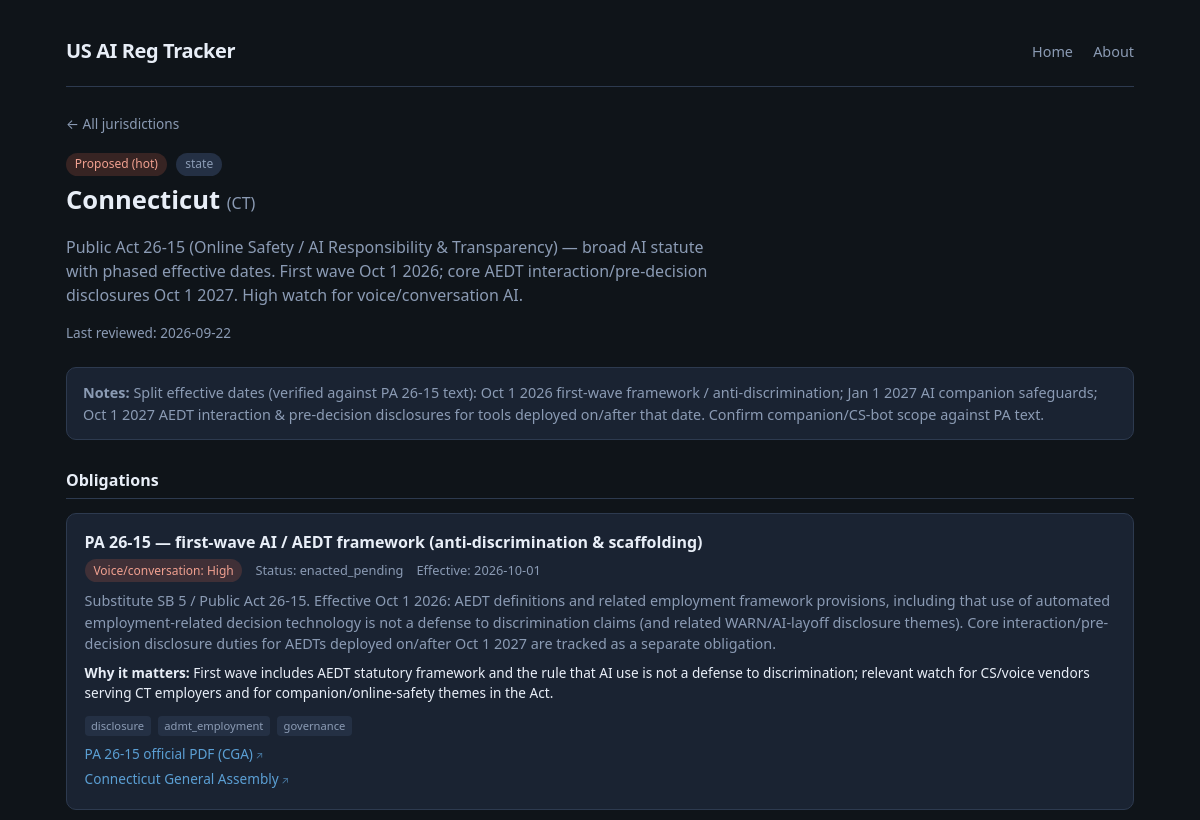
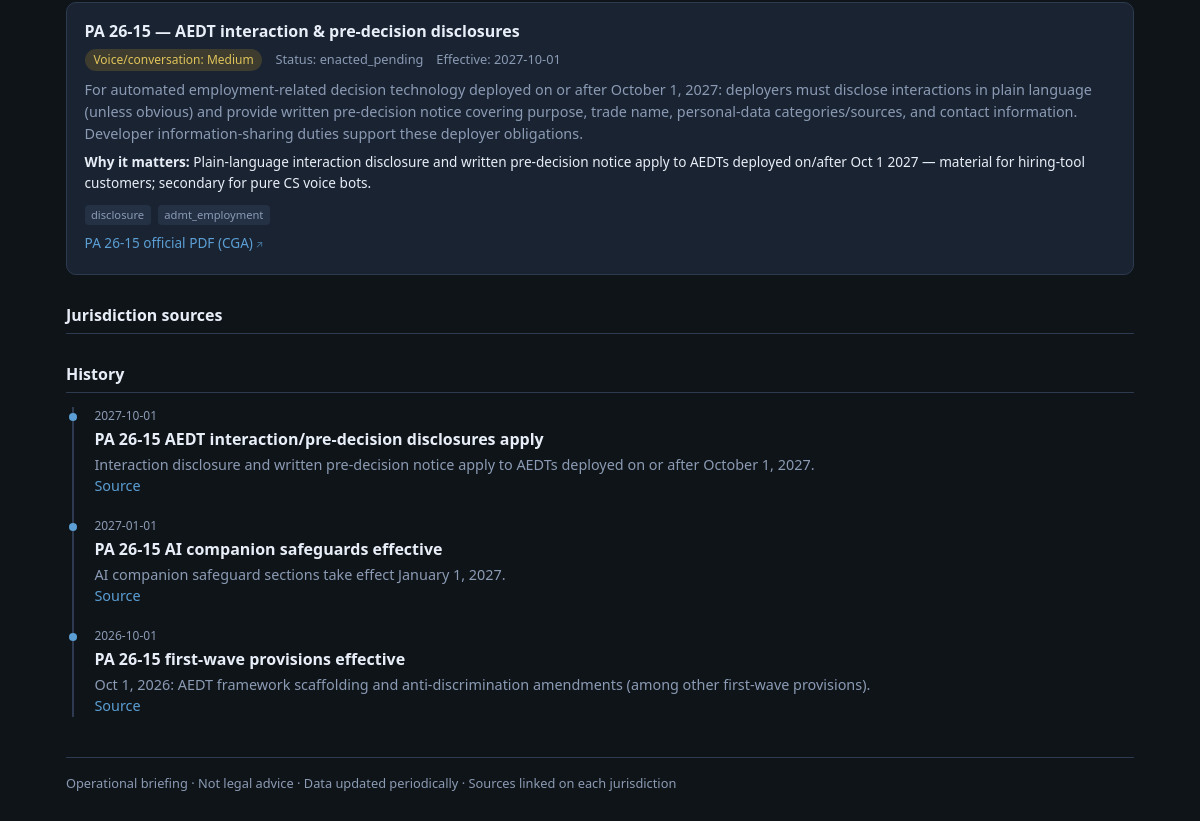
The page /j/CT on the database as committed earlier (2 pictures, top to bottom).
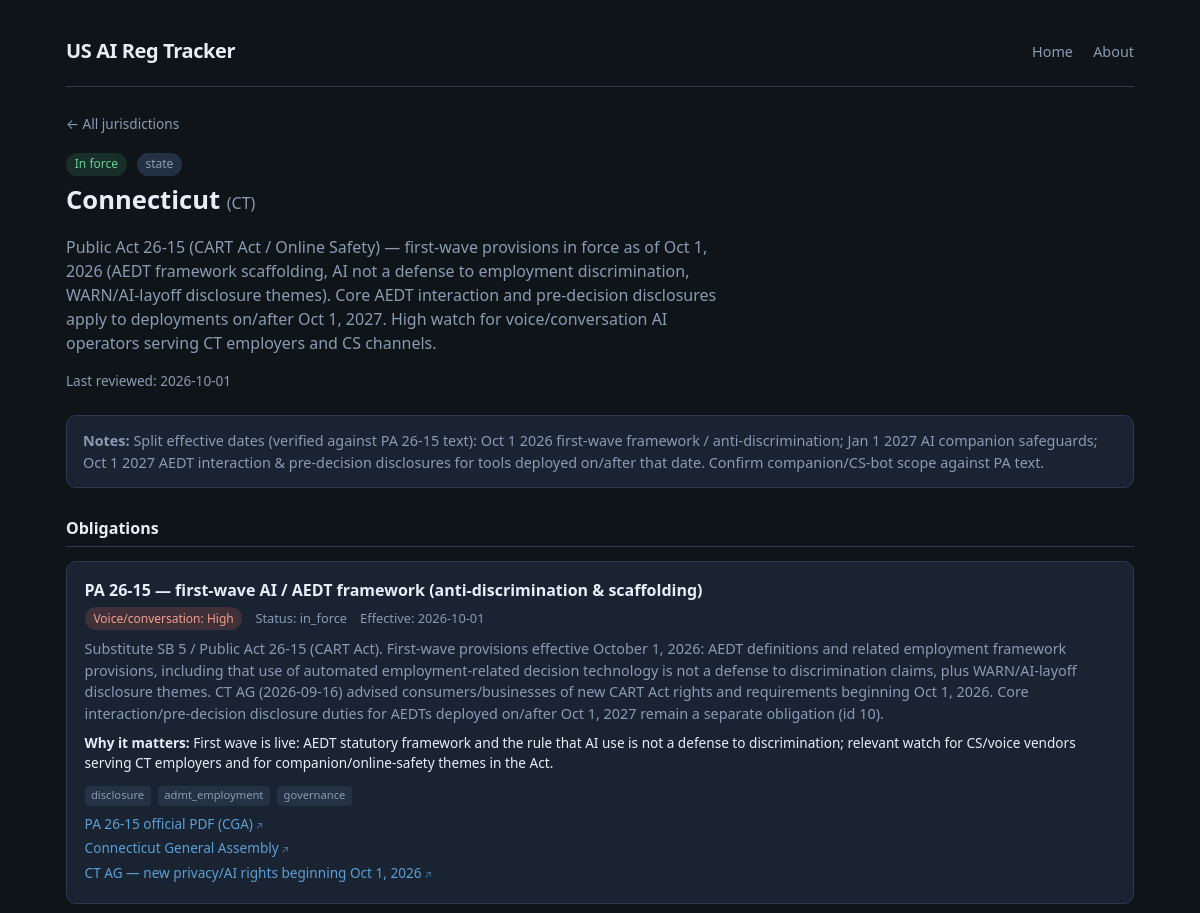
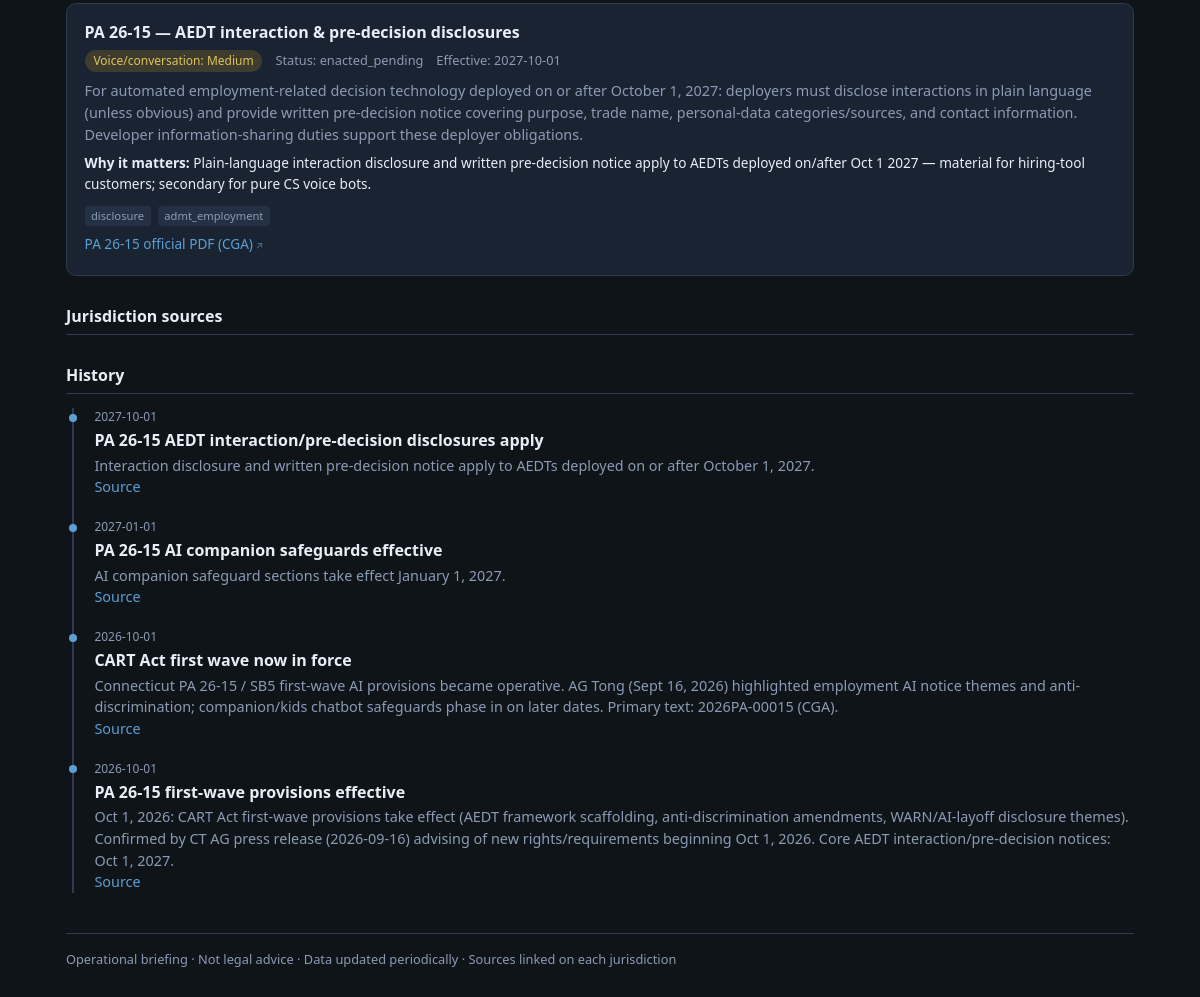
The same page on the database as committed later (2 pictures, top to bottom).
### tables this page shows
CREATE TABLE jurisdictions (
    id INTEGER PRIMARY KEY AUTOINCREMENT,
    code TEXT NOT NULL UNIQUE,
    name TEXT NOT NULL,
    kind TEXT NOT NULL CHECK (kind IN ('federal', 'state', 'local')),
    status_color TEXT NOT NULL DEFAULT 'quiet',
    status_label TEXT NOT NULL DEFAULT 'quiet',
    summary TEXT NOT NULL DEFAULT '',
    last_reviewed TEXT,
    notes TEXT DEFAULT ''
);

CREATE TABLE obligations (
    id INTEGER PRIMARY KEY AUTOINCREMENT,
    jurisdiction_id INTEGER NOT NULL REFERENCES jurisdictions(id) ON DELETE CASCADE,
    title TEXT NOT NULL,
    status TEXT NOT NULL DEFAULT 'proposed',
    effective_date TEXT,
    themes TEXT NOT NULL DEFAULT '[]',
    voice_cs_relevance TEXT NOT NULL DEFAULT 'none',
    voice_cs_why TEXT DEFAULT '',
    summary TEXT NOT NULL DEFAULT ''
);

CREATE TABLE sources (
    id INTEGER PRIMARY KEY AUTOINCREMENT,
    jurisdiction_id INTEGER REFERENCES jurisdictions(id) ON DELETE CASCADE,
    obligation_id INTEGER REFERENCES obligations(id) ON DELETE CASCADE,
    label TEXT NOT NULL,
    url TEXT NOT NULL,
    CHECK (jurisdiction_id IS NOT NULL OR obligation_id IS NOT NULL)
);

CREATE TABLE history_events (
    id INTEGER PRIMARY KEY AUTOINCREMENT,
    jurisdiction_id INTEGER NOT NULL REFERENCES jurisdictions(id) ON DELETE CASCADE,
    event_date TEXT NOT NULL,
    title TEXT NOT NULL,
    detail TEXT DEFAULT '',
    source_url TEXT,
    event_kind TEXT NOT NULL DEFAULT 'milestone',
    created_at TEXT NOT NULL DEFAULT (datetime('now'))
);

### app/main.py (the view)
@app.get("/j/{code}", response_class=HTMLResponse)
def jurisdiction_page(request: Request, code: str):
    detail = db.jurisdiction_detail(code)
    if not detail:
        raise HTTPException(status_code=404, detail=f"Jurisdiction {code} not found")
    j = _enrich_jurisdiction(detail["jurisdiction"])
    obligations = []
    for obl in detail["obligations"]:
        o = dict(obl)
        rel = o.get("voice_cs_relevance") or "none"
        o["rel_display"] = RELEVANCE_META.get(rel, RELEVANCE_META["none"])["label"]
        o["rel_css"] = RELEVANCE_META.get(rel, RELEVANCE_META["none"])["css"]
        obligations.append(o)
    return templates.TemplateResponse(
        "jurisdiction.html",
        {
            "request": request,
            "j": j,
            "obligations": obligations,
            "sources": detail["sources"],
            "history": detail["history"],
            "status_meta": STATUS_META,
        },
    )

### app/templates/jurisdiction.html (shortened to what this page needs)
{% extends "base.html" %}
{% block content %}
<a class="back" href="/">← All jurisdictions</a>
<div class="j-header">
  <span class="pill {{ j.status_css }}">{{ j.status_display }}</span>
  <span class="pill" style="margin-left:0.35rem;">{{ j.kind }}</span>
  <h1>{{ j.name }} <span style="color:var(--muted); font-weight:400; font-size:1rem;">({{ j.code }})</span></h1>
  <p class="summary">{{ j.summary }}</p>
  <p class="meta-line" style="margin-top:0.75rem;">Last reviewed: {{ j.last_reviewed or '—' }}</p>
</div>
{% if j.notes %}
<div class="notes"><strong>Notes:</strong> {{ j.notes }}</div>
{% endif %}
<h3 class="block-title">Obligations</h3>
{% if obligations %}
  {% for o in obligations %}
  <div class="obl">
    <h4>{{ o.title }}</h4>
    <div class="meta">
      <span class="pill {{ o.rel_css }}">Voice/conversation: {{ o.rel_display }}</span>
      <span>Status: {{ o.status }}</span>
      {% if o.effective_date %}<span>Effective: {{ o.effective_date }}</span>{% endif %}
    </div>
    <p>{{ o.summary }}</p>
    {% if o.voice_cs_why %}
    <p class="why"><strong>Why it matters:</strong> {{ o.voice_cs_why }}</p>
    {% endif %}
    {% if o.themes %}
    <div class="themes">
      {% for t in o.themes %}
      <span class="theme-tag">{{ t }}</span>
      {% endfor %}
    </div>
    {% endif %}
    {% if o.sources %}
    <ul class="sources">
      {% for s in o.sources %}
      <li><a href="{{ s.url }}" target="_blank" rel="noopener noreferrer">{{ s.label }}</a></li>
      {% endfor %}
    </ul>
    {% endif %}
  </div>
  {% endfor %}
{% else %}
<p class="empty">No specific obligations tracked yet for this jurisdiction.</p>
{% endif %}
{% if sources %}
<h3 class="block-title">Jurisdiction sources</h3>
{% endif %}
<h3 class="block-title">History</h3>
{% if history %}
<ul class="timeline">
  {% for h in history %}
  <li>
    <div class="date">{{ h.event_date }}</div>
    <div class="title">{{ h.title }}</div>
    {% if h.detail %}<div class="detail">{{ h.detail }}</div>{% endif %}
    {% if h.source_url %}
    <div class="detail"><a href="{{ h.source_url }}" target="_blank" rel="noopener noreferrer">Source</a></div>
    {% endif %}
  </li>
  {% endfor %}
</ul>
{% else %}
<p class="empty">No history events yet.</p>
{% endif %}
{% endblock %}

Rows that differ between the two databases and show on the page:
changed jurisdictions "Connecticut": summary "Public Act 26-15 (Online Safety / AI Responsibility & Transparency) — broad AI statute with phased effective dates. First wave Oct 1 2026; core AEDT interaction/pre-decision disclosures Oct 1 2027. High watch for voice/conversation AI." → "Public Act 26-15 (CART Act / Online Safety) — first-wave provisions in force as of Oct 1, 2026 (AEDT framework scaffolding, AI not a defense to employment discrimination, WARN/AI-layoff disclosure themes). Core AEDT interaction and pre-decision disclosures apply to deployments on/after Oct 1, 2027. High watch for voice/conversation AI operators serving CT employers and CS channels."; last_reviewed "2026-09-22" → "2026-10-01"
changed obligations "PA 26-15 — first-wave AI / AEDT framework (anti-discrimination & scaffolding)": status "enacted_pending" → "in_force"; summary "…5 / Public Act 26-15. Effective Oct 1 2026: AEDT definitions and related employment framework provisions, including that use of automated employment-related decision technology is not a defense to discrimination claims (and related WARN/AI-layoff disclosure themes). Core interaction/pre-decision disclosure duties for AEDTs deployed on/after Oct 1 2027 are tracked as a separate obligation." → "…5 / Public Act 26-15 (CART Act). First-wave provisions effective October 1, 2026: AEDT definitions and related employment framework provisions, including that use of automated employment-related decision technology is not a defense to discrimination claims, plus WARN/AI-layoff disclosure themes. CT AG (2026-09-16) advised consumers/businesses of new CART Act rights and requirements beginning Oct 1, 2026. Core interaction/pre-decision disclosure duties for AEDTs deployed on/after Oct 1, 2027 remain a separate obligation (id 10)."; voice_cs_why "First wave includes AEDT statutory framework and…" → "First wave is live: AEDT statutory framework and…"
added sources: label "CT AG — new privacy/AI rights beginning Oct 1, 2026", shown under obligations "PA 26-15 — first-wave AI / AEDT framework (anti-discrimination & scaffolding)"
added history_events: event_date "2026-10-01", title "CART Act first wave now in force", detail "Connecticut PA 26-15 / SB5 first-wave AI provisions became operative. AG Tong (Sept 16, 2026) highlighted employment AI notice themes and anti-discrimination; companion/kids chatbot safeguards phase in on later dates. Primary text: 2026PA-00015 (CGA)."
changed history_events "PA 26-15 first-wave provisions effective": detail "Oct 1, 2026: AEDT framework scaffolding and anti-discrimination amendments (among other first-wave provisions)." → "Oct 1, 2026: CART Act first-wave provisions take effect (AEDT framework scaffolding, anti-discrimination amendments, WARN/AI-layoff disclosure themes). Confirmed by CT AG press release (2026-09-16) advising of new rights/requirements beginning Oct 1, 2026. Core AEDT interaction/pre-decision notices: Oct 1, 2027."
Other text that changed with them:
{{ j.status_display }}: "Proposed (hot)" → "In force"
